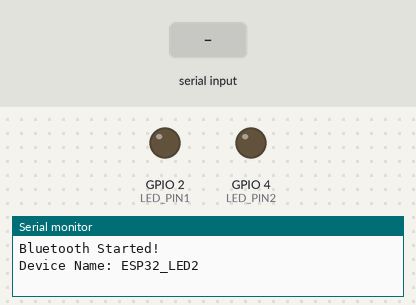
Bench run of a sketch on a simulated ESP32. Shown: output pins drawn as LEDs (lit = HIGH), the last lines printed to the serial monitor. Inputs (shaded band) come from the test bench. Nothing arrives over Bluetooth unless stated.

Above: at 1.2 s.
1.3 s: "1" received over the second serial link
At 2.0 s:
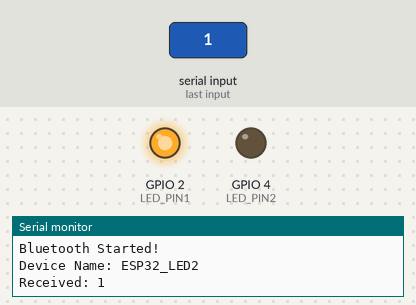
2.8 s: "2" received over the second serial link
At 3.1 s:
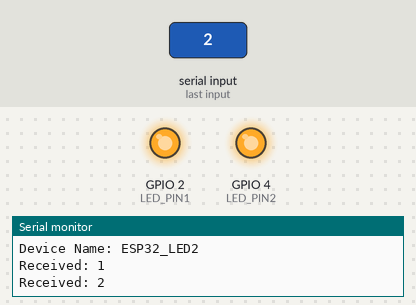
4.3 s: "0" received over the second serial link
At 5.5 s:
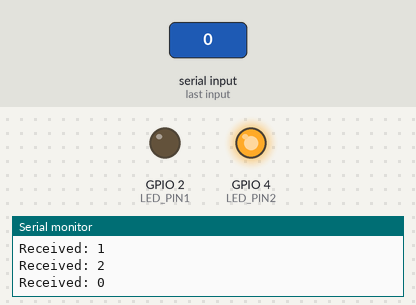
5.8 s: "3" received over the second serial link
At 6.6 s:
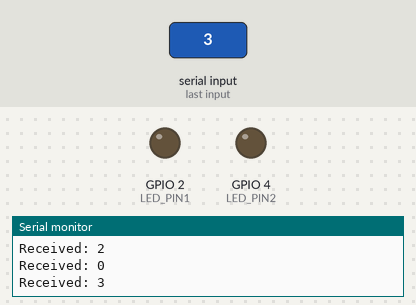
Timing chart, 0 to 8.3 s (numbered marks = the images above; inputs shaded):
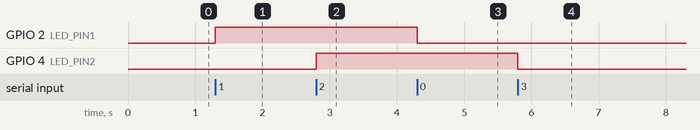

Measured:
- after the input at 1.3 s, GPIO 2 (LED_PIN1): LOW → HIGH at once
- after the input at 2.8 s, GPIO 4 (LED_PIN2): LOW → HIGH at once
- after the input at 4.3 s, GPIO 2 (LED_PIN1): HIGH → LOW at once
- after the input at 5.8 s, GPIO 4 (LED_PIN2): HIGH → LOW at once

The sketch:

2_LEDs_Bluetooth.ino
```cpp
#include "BluetoothSerial.h"

BluetoothSerial SerialBT;

#define LED_PIN1 2
#define LED_PIN2 4

void setup() {
  Serial.begin(115200);

  pinMode(LED_PIN1, OUTPUT);
  digitalWrite(LED_PIN1, LOW);

   pinMode(LED_PIN2, OUTPUT);
  digitalWrite(LED_PIN2, LOW);

  // Bluetooth device name
  SerialBT.begin("ESP32_LED2");

  Serial.println("Bluetooth Started!");
  Serial.println("Device Name: ESP32_LED2");
}

void loop() {

  if (SerialBT.available()) {

    char cmd = SerialBT.read();

    Serial.print("Received: ");
    Serial.println(cmd);

    if (cmd == '1') {
      digitalWrite(LED_PIN1, HIGH);
      SerialBT.println("LED ON");
    }

    else if (cmd == '0') {
      digitalWrite(LED_PIN1, LOW);
      SerialBT.println("LED OFF");
    }

    else if (cmd == '2') {
      digitalWrite(LED_PIN2, HIGH);
      SerialBT.println("LED ON");
    }

    else if (cmd == '3') {
      digitalWrite(LED_PIN2, LOW);
      SerialBT.println("LED OFF");
    }
  }
}
```
